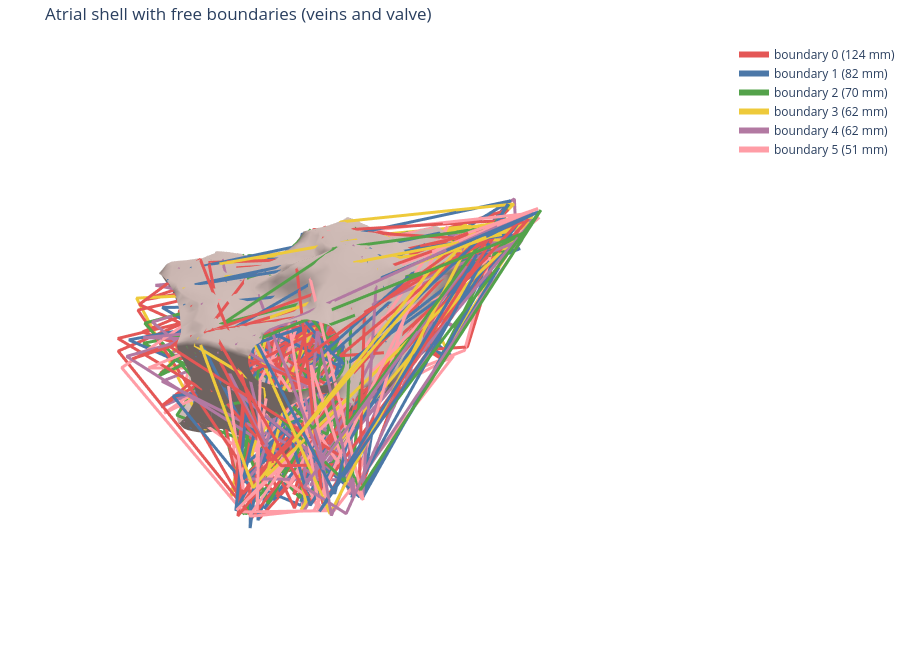

The notebook cell saved with this chart:
### Code cell
# Embedded Plotly view, with the free boundaries traced on top.
shell = mesh_to_plotly(points, triangles, name="atrial shell")

boundary_traces = []
palette = ["#e45756", "#4c78a8", "#54a24b", "#eeca3b", "#b279a2", "#ff9da6"]
for rank, idx in enumerate(order):
    ring = np.append(separated[idx][:, 0], separated[idx][0, 0])
    ring_points = points[ring]
    boundary_traces.append(
        go.Scatter3d(
            x=ring_points[:, 0], y=ring_points[:, 1], z=ring_points[:, 2],
            mode="lines", line=dict(width=6, color=palette[rank % len(palette)]),
            name=f"boundary {rank} ({lengths[idx]:.0f} mm)",
        )
    )

plotly_figure([shell, *boundary_traces],
              title="Atrial shell with free boundaries (veins and valve)").show()
